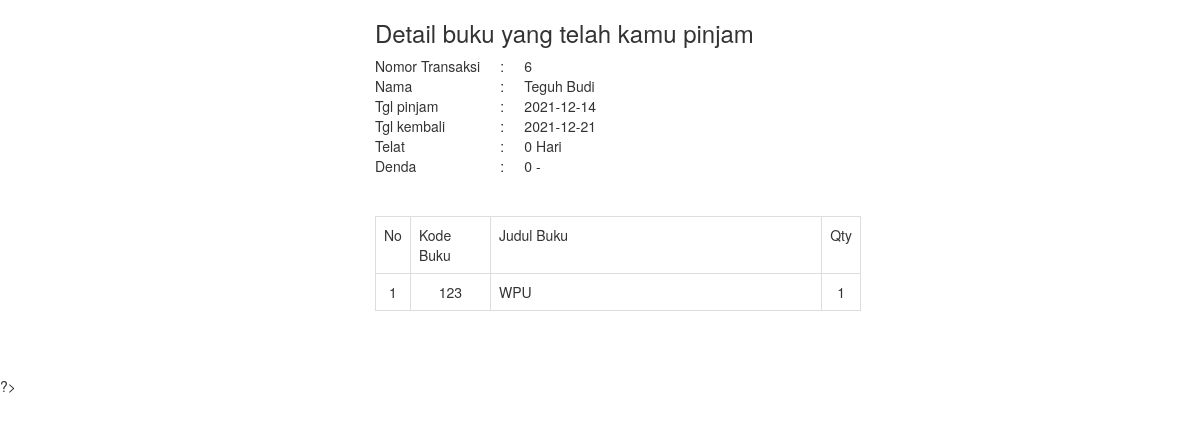
The app's page /show-item.php?idtransaksi=6, older data.
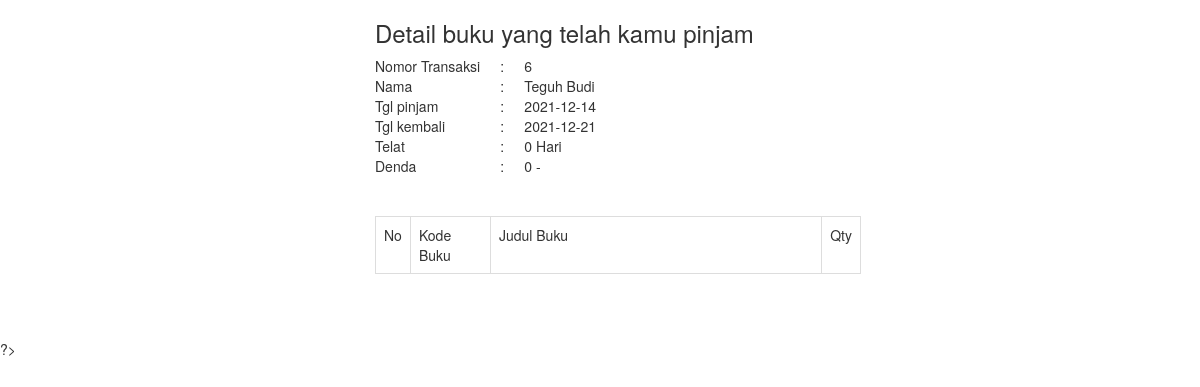
The same page, newer data.
### tables this page shows
CREATE TABLE `tblitem` (
  `iditem` int(11) NOT NULL,
  `idtransaksi` int(11) NOT NULL,
  `idbuku` int(11) NOT NULL,
  `jumlah_pinjam` int(11) NOT NULL
);

CREATE TABLE `tblbuku` (
  `idbuku` int(11) NOT NULL,
  `idsupplier` int(11) NOT NULL,
  `judul` varchar(255) NOT NULL,
  `pengarang` varchar(255) NOT NULL,
  `tahun_terbit` varchar(255) NOT NULL,
  `penerbit` varchar(255) NOT NULL,
  `jumlah_buku` int(10) NOT NULL,
  `sampul` varchar(255) NOT NULL
);

### show-item.php (the view, shortened to what this page needs)
<!DOCTYPE html>
<head>
    <link href="assets/plugins/bootstrap/css/bootstrap.min.css" rel="stylesheet">
    <link href="css/style.css" rel="stylesheet">
    <link href="css/colors/blue.css" id="theme" rel="stylesheet">
    <link rel="stylesheet" href="https://maxcdn.bootstrapcdn.com/bootstrap/3.3.7/css/bootstrap.min.css">
    <link rel="stylesheet" href="https://maxcdn.bootstrapcdn.com/bootstrap/3.3.7/css/bootstrap-theme.min.css">
</head>
<body>
<?php
require 'config.php';
$sql = mysqli_query($conn, "SELECT tblitem.*, tblbuku.judul FROM tblitem INNER JOIN tblbuku ON tblitem.idbuku = tblbuku.idbuku WHERE idtransaksi = '$_GET[idtransaksi]'");
$sqlUser = mysqli_query($conn, "SELECT tbltransaksi.*, tbluser.nama FROM tbltransaksi INNER JOIN tbluser ON tbltransaksi.iduser = tbluser.iduser WHERE tbltransaksi.idtransaksi = '$_GET[idtransaksi]'");
$userDetail = mysqli_fetch_assoc($sqlUser);
?>
<div class="container-fluid" style="margin: 0 0 0 30%;">
    <h3> Detail buku yang telah kamu pinjam </h3>
    <table>
        <tr>
            <td>Nomor Transaksi</td>
            <td class="text-center" style="width: 20%;">:</td>
            <td><?= $_GET['idtransaksi'] ?></td>
        </tr>
        <tr>
            <td>Nama</td>
            <td class="text-center" style="width: 20%;">:</td>
            <td><?= $userDetail['nama'] ?></td>
        </tr>
        <tr>
            <td>Tgl pinjam</td>
            <td class="text-center" style="width: 20%;">:</td>
            <td><?= $userDetail['tgl_pinjam'] ?></td>
        <tr>
            <td>Tgl kembali</td>
            <td class="text-center" style="width: 20%;">:</td>
            <td><?= $userDetail['tgl_kembali'] ?></td>
        </tr>
        <tr>
            <td>Telat</td>
            <td class="text-center" style="width: 20%;">:</td>
            <td><?= $userDetail['denda'] ?> Hari</td>
        </tr>
        <tr>
            <td>Denda</td>
            <td class="text-center" style="width: 20%;">:</td>
            <td><?= $userDetail['jumlah_denda'] ?> -</td>
        </tr>
    </table>
        <table class="table table-hover table-bordered" style="width: 60%; margin-top:40px;">
            <tr>
                <th>No</th>
                <th style="width:18%">Kode Buku</th>
                <th style="width:100%">Judul Buku</th>
                <th>Qty</th>
            </tr>
            <?php $angka = 1; ?>
            <?php while($d = mysqli_fetch_array($sql)): ?>
            <tr>
                <td class="text-center"> <?php echo $angka; ?> </td>
                <td class="text-center"> <?php echo $d['idbuku']; ?> </td>
                <td> <?php echo $d['judul']; ?> </td>
                <td class="text-center"> <?php echo $d['jumlah_pinjam']; ?> </td>
            </tr>
            <?php $angka++;?>
            <?php endwhile;?>
        </table>
    <br>
</div>
?>
</body>
 </html>

Row changes from the older to the newer data that the page shows:
removed tblitem: idbuku "123", idbuku.judul "WPU", jumlah_pinjam "1"
